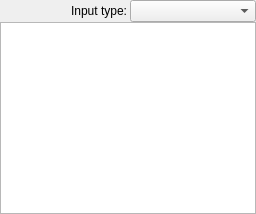
  <widget class="QDockWidget" name="dockWidget_pivot_table">
   <property name="windowTitle">
    <string>Pivot table</string>
   </property>
   <attribute name="dockWidgetArea">
    <number>2</number>
   </attribute>
   <widget class="QWidget" name="dockWidgetContents_10">
    <layout class="QVBoxLayout" name="verticalLayout_13">
     <property name="spacing">
      <number>0</number>
     </property>
     <property name="leftMargin">
      <number>0</number>
     </property>
     <property name="topMargin">
      <number>0</number>
     </property>
     <property name="rightMargin">
      <number>0</number>
     </property>
     <property name="bottomMargin">
      <number>0</number>
     </property>
     <item>
      <layout class="QHBoxLayout" name="horizontalLayout">
       <property name="spacing">
        <number>3</number>
       </property>
       <item>
        <widget class="QLabel" name="label_3">
         <property name="sizePolicy">
          <sizepolicy hsizetype="Preferred" vsizetype="Preferred">
           <horstretch>0</horstretch>
           <verstretch>0</verstretch>
          </sizepolicy>
         </property>
         <property name="text">
          <string>Input type:</string>
         </property>
         <property name="alignment">
          <set>Qt::AlignRight|Qt::AlignTrailing|Qt::AlignVCenter</set>
         </property>
        </widget>
       </item>
       <item>
        <widget class="QComboBox" name="comboBox_pivot_table_input_type">
         <property name="sizePolicy">
          <sizepolicy hsizetype="Preferred" vsizetype="Fixed">
           <horstretch>0</horstretch>
           <verstretch>0</verstretch>
          </sizepolicy>
         </property>
         <property name="maximumSize">
          <size>
           <width>180</width>
           <height>23</height>
          </size>
         </property>
        </widget>
       </item>
      </layout>
     </item>
     <item>
      <widget class="PivotTableView" name="pivot_table"/>
     </item>
    </layout>
   </widget>
  </widget>
